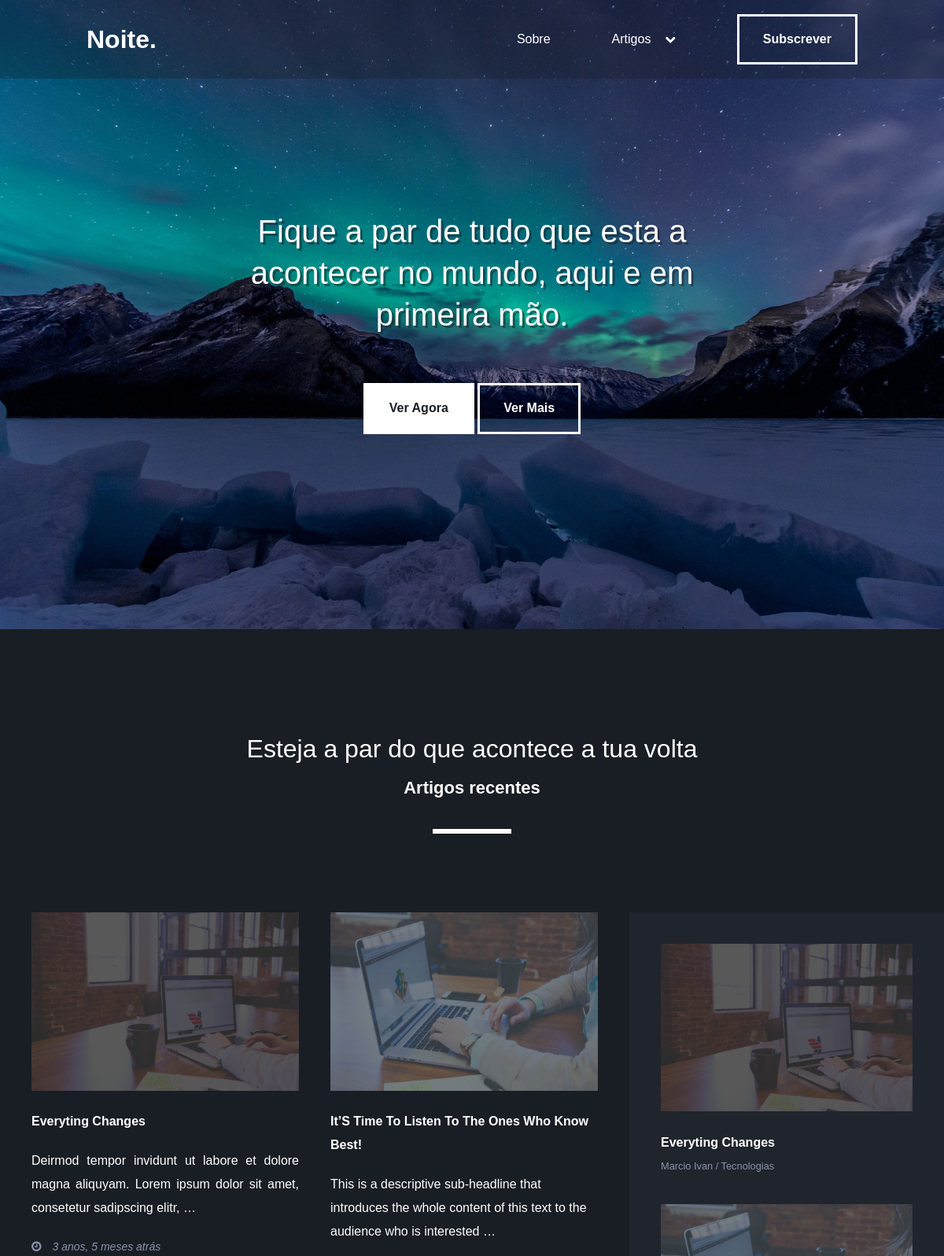
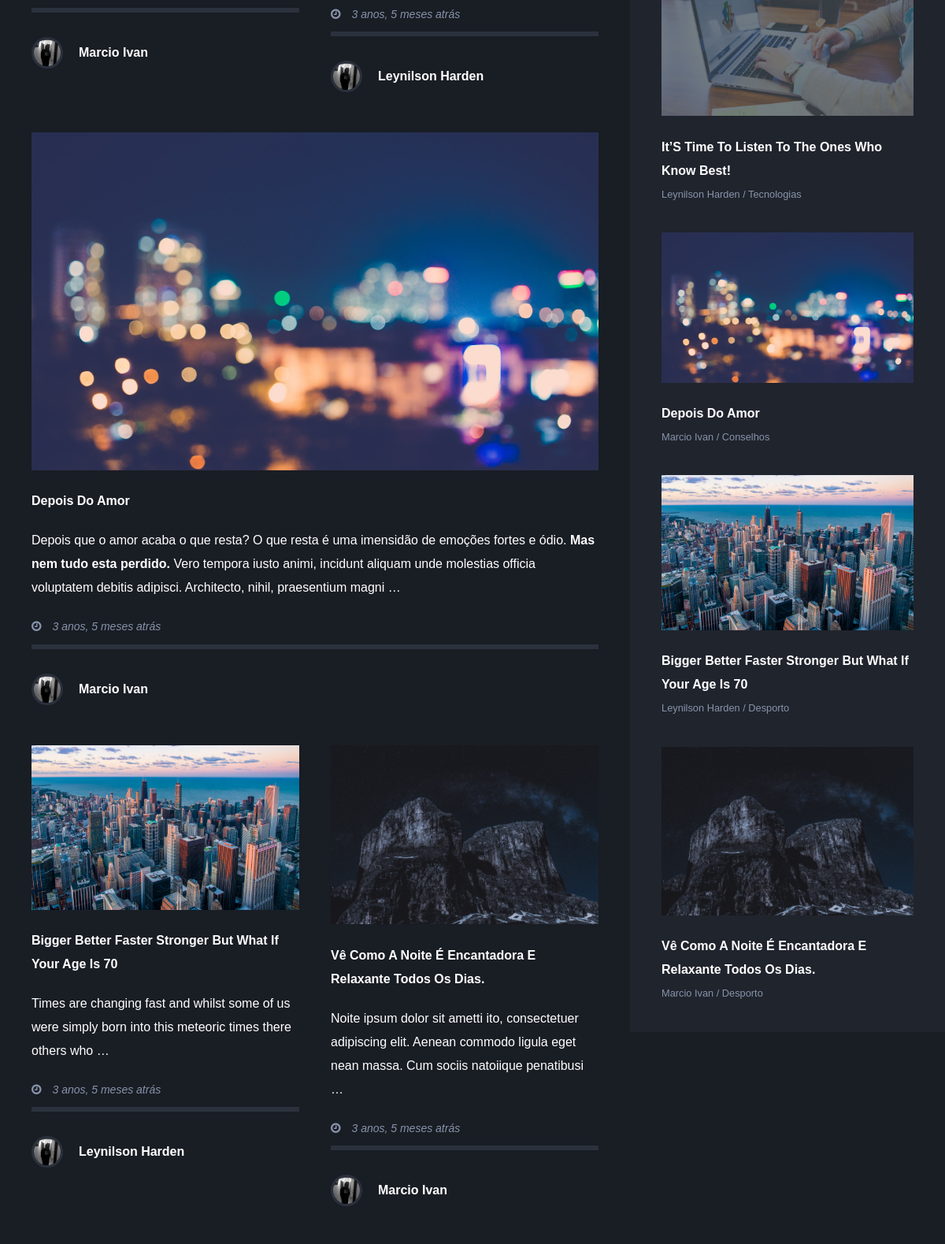
The page / (upper part) on the database its author committed (2 pictures, top to bottom).
### blog/models.py (models this page shows, shortened)
class Publicacao(models.Model):
    autor = models.ForeignKey(
        User,
        on_delete=models.CASCADE,
        related_name='publicacoes'
    )
    tag = models.ManyToManyField(
        'blog.Tag',
        related_name='publicacoes'
    )
    categoria = models.ForeignKey(Categoria, on_delete=models.CASCADE)
    imagem = models.ImageField(upload_to='images/')
    slug = models.SlugField(max_length=200, unique=True)
    titulo = models.CharField(max_length=200, unique=True)
    conteudo = models.TextField()
    condicao = models.IntegerField('Condição', choices=CONDICAO, default=0)
    criado_em = models.DateTimeField('Data de criação', auto_now_add=True)
    modificado_em = models.DateTimeField('Ultima alteração', auto_now=True)
    class Meta:
        ordering = ['-criado_em']

class Categoria(models.Model):
    publicacoes = models.ForeignKey(
        "blog.publicacao",
        on_delete=models.CASCADE,
        related_name='publicacoes'
    )
    nome = models.CharField(max_length=100, unique=True)
    descricao = models.TextField()
    def __str__(self):
        return self.nome

### blog/views.py (the view, shortened to what this page needs)
# urls.py: path('', TodasPublicacoes.as_view(), name='index'),
class TodasPublicacoes(ListView):
    template_name = 'blog/index.html'
    context_object_name = 'publicacoes'
    queryset = Publicacao.objects.filter(condicao=1).order_by('-criado_em')
    def get_context_data(self, **kwargs):
        context = super().get_context_data(**kwargs)
        context['categorias'] = Categoria.objects.all()
        context['subscrever_form'] = SubscreverForm()
        return context

### blog/templates/blog/index.html
{% extends "base.html" %}
{% load static %}
{% block content %}
<div class="artigos" style="padding-bottom:0;">
  <div class="linha" style="padding-bottom:80px;">
    <div class="twelve colunas text-center" id="artgs">
      <h2>Esteja a par do que acontece a tua volta</h2>
      <h3>Artigos recentes</h3>
      <hr>
    </div>
  </div>
  <div class="linha fluida">
    <div class="eight colunas artigos-main">
      {% for post in publicacoes|slice:5 %}
        {% if forloop.counter == 3 %}
          <div class="twelve colunas">
            <div class="artigo">
              <div class="artigo-header">
                <a href="{% url 'ver-publicacao' post.slug  %}">
                  <img src="{% static post.imagem.name %}" alt="imagem da publicacao">
                </a>
              </div>
              <div class="conteudo">
                <h4> {{ post.titulo|title }} </h4>
                <p>
                  {{ post.conteudo|safe|truncatewords:40 }}
                </p>
              </div>
              <div class="time">
                <i class="fa fa-clock-o"></i>
                <span>{{ post.criado_em|timesince }} atrás</span>
              </div>
              <hr>
              <div class="autor">
                <img src=" {% static 'img/leyni.png' %} " alt="mia">
                <h4> {{ post.autor.get_full_name }} </h4>
              </div>
            </div>
          </div>
        {% else %}
          <div class="six colunas">
            <div class="artigo">
              <div class="artigo-header">
                <a href="{% url 'ver-publicacao' post.slug  %}">
                  <img src="{% static post.imagem.name %}" alt="imagem da publicacao">
                </a>
              </div>
              <div class="conteudo">
                <h4> {{ post.titulo|title }} </h4>
                <p>
                  {{ post.conteudo|safe|truncatewords:"19" }}
                </p>
              </div>
              <div class="time">
                <i class="fa fa-clock-o"></i>
                <span>{{ post.criado_em|timesince}} atrás</span>
              </div>
              <hr>
              <div class="autor">
                <img src=" {% static 'img/leyni.png' %} " alt="mia">
                <h4>{{ post.autor.get_full_name }}</h4>
              </div>
            </div>
          </div>
        {% endif %}
      {% empty %}
      <h2>Sem publicacoes por enquanto.</h2>
      {% endfor %}
    </div>
    <div class="four colunas artigos-side">
      {% for post in publicacoes|slice:5 %}
      <div class="twelve colunas">
        <div class="artigo">
          <div class="artigo-header">
            <a href="{% url 'ver-publicacao' post.slug  %}">
              <img src="{% static post.imagem.name %}" alt="imagem da publicacao">
            </a>
          </div>
          <div class="titulo">
            <h4 style="margin-bottom:5px;"> {{ post.titulo|title }} </h4>
            <small> {{ post.autor.get_full_name }} / {{ post.categoria }} </small>
          </div>
        </div>
      </div>
      {% empty %}
      <h2>Sem publicacoes por enquanto.</h2>
      {% endfor %}
    </div>
  </div>
</div>
{% endblock content %}

### templates/static/base.css (style rules this page uses)
:root { --escuro: hsl(220, 17%, 12%); --escuro2: hsl(220, 17%, 15%); --cor-de-borda: hsl(220, 17%, 20%); --subscrever: hsl(220, 17%, 35%); --claro: hsl(220, 17%, 60%); }
*, *:before, *:after { box-sizing: border-box; -moz-box-sizing: border-box; -webkit-box-sizing: border-box; }
html { font-family: futura, helvetica, sans-serif; }
body { color: #fff; font-size: 16px; font-weight: normal; -webkit-text-size-adjust: 100%; -webkit-font-smoothing: antialiased; background-color: var(--escuro); }
h2 { font-size: 32px; line-height: 30px; font-weight: normal; margin-bottom: 16px; }
h3 { font-size: 22px; font-weight: bold; margin-bottom: 16px; }

### blog/static/blog/blog.css (style rules this page uses)
p { line-height: 30px; margin-bottom: 40px; }
.time { padding: 5px 0px; }
.time span { font-size: 14px; color: hsl(220, 17%, 60%); margin-left: 10px; font-style: italic; font-weight: normal; }
.time i { color: hsl(220, 17%, 60%); font-weight: bold; font-size: 14px; }
hr { height: 3px; border: none; margin-bottom: 20px; background-color: #2b313d; }
.autor { height: 62px; display: flex; align-items: center; }
.autor img { width: 60px; margin: 0px; height: 60px; border-width: 3px; border-radius: 50%; }
.autor h4 { font-weight: bold; margin-left: 20px; }
.text-center { text-align: center; }
.text-center h3 { margin-bottom: 40px; }
.text-center hr { height: 6px; width: 100px; background-color: #fff; }
.linha.fluida { width: 100%; max-width: 1440px; padding-left: 0px; padding-right: 0px; }
.artigos { padding: 110px 0px; }
.artigo { margin-bottom: 40px; }
.artigo img { width: 100%; height: auto; }
.artigo .autor img { width: 40px; height: 40px; margin-right: 20px; border: 3px solid var(--cor-de-borda); }
.artigo h4 { margin: 20px 0px; line-height: 30px; }
.artigo p { line-height: 30px; margin: 20px 0px 20px 0px; }
.artigo hr { height: 6px; }
.artigos-main { display: flex; flex-wrap: wrap; }
.artigos-side { padding-top: 40px; background-color: var(--escuro2); }
.artigos .titulo small { color: var(--claro); }

### templates/static/norm.css (style rules this page uses)
html { line-height:1.15;-webkit-text-size-adjust:100%;scroll-behavior:smooth }
body { margin:0 }
hr { box-sizing:content-box;height:0;overflow:visible }
a { background-color:transparent }
b,strong { font-weight:bolder }
small { font-size:80% }
img { border-style:none }
a { color: inherit; text-decoration: none; }

### templates/static/grid.css (style rules this page uses)
.linha { width: 96%; max-width: 1020px; margin: 0 auto; }
.linha:before, .linha:after { content: " "; display: table; }
.linha:after { clear: both; }
.coluna, .colunas { position: relative; padding: 0 20px; min-height: 1px; float: left; }
[class*="coluna"]+[class*="coluna"]:last-child { float: right; }
.linha .four { width: 33.33333%; }
.linha .six { width: 50%; }
.linha .eight { width: 66.66667%; }
.linha .twelve { width: 100%; }

### rows shown on the page
Publicacao: imagem (picture), titulo "Everyting Changes", conteudo "Deirmod tempor invidunt ut labore et dolore magna aliquyam. Lorem ipsum dolor sit amet, consetetur sadipscing elitr, …", criado_em "3 anos, 5 meses", autor.get_full_name "Marcio Ivan", categoria "Tecnologias"
Publicacao: imagem (picture), titulo "It’S Time To Listen To The Ones Who Know Best!", conteudo "This is a descriptive sub-headline that introduces the whole content of this text to the audience who is interested …", criado_em "3 anos, 5 meses", autor.get_full_name "Leynilson Harden", categoria "Tecnologias"
Publicacao: imagem (picture), titulo "Depois Do Amor", conteudo "Depois que o amor acaba o que resta? O que resta é uma imensidão de emoções fortes e ódio. Mas nem tudo esta perdido. Vero tempora iusto animi, incidunt aliquam unde molestias officia voluptatem debitis adipisci. Architecto, nihil, praesentium magni …", criado_em "3 anos, 5 meses", autor.get_full_name "Marcio Ivan", categoria "Conselhos"
Publicacao: imagem (picture), titulo "Bigger Better Faster Stronger But What If Your Age Is 70", conteudo "Times are changing fast and whilst some of us were simply born into this meteoric times there others who …", criado_em "3 anos, 5 meses", autor.get_full_name "Leynilson Harden", categoria "Desporto"
Publicacao: imagem (picture), titulo "Vê Como A Noite É Encantadora E Relaxante Todos Os Dias.", conteudo "Noite ipsum dolor sit ametti ito, consectetuer adipiscing elit. Aenean commodo ligula eget nean massa. Cum sociis natoiique penatibusi …", criado_em "3 anos, 5 meses", autor.get_full_name "Marcio Ivan", categoria "Desporto"
